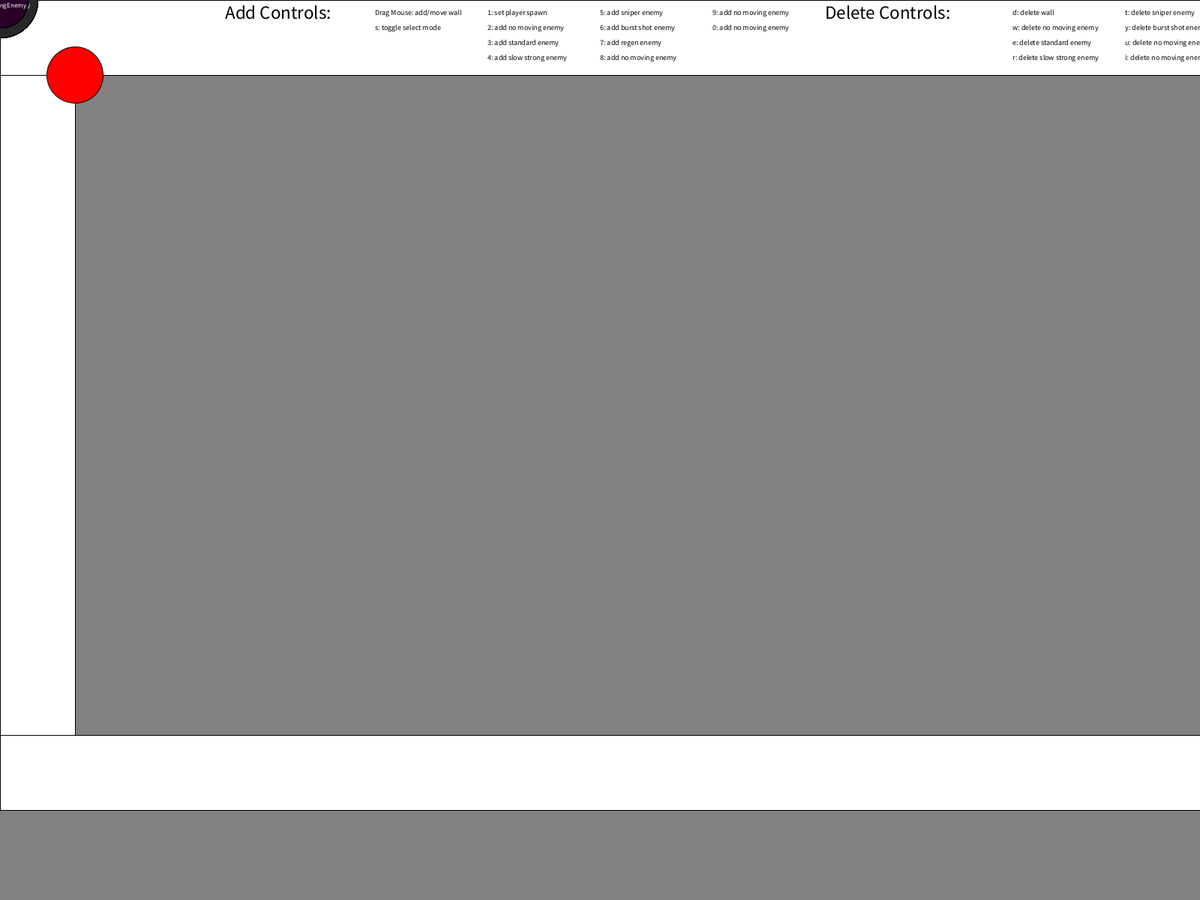
Frame 1 (no input)
Frame 60 (the mouse pressed at the canvas centre just before this capture): identical to frame 1, image omitted
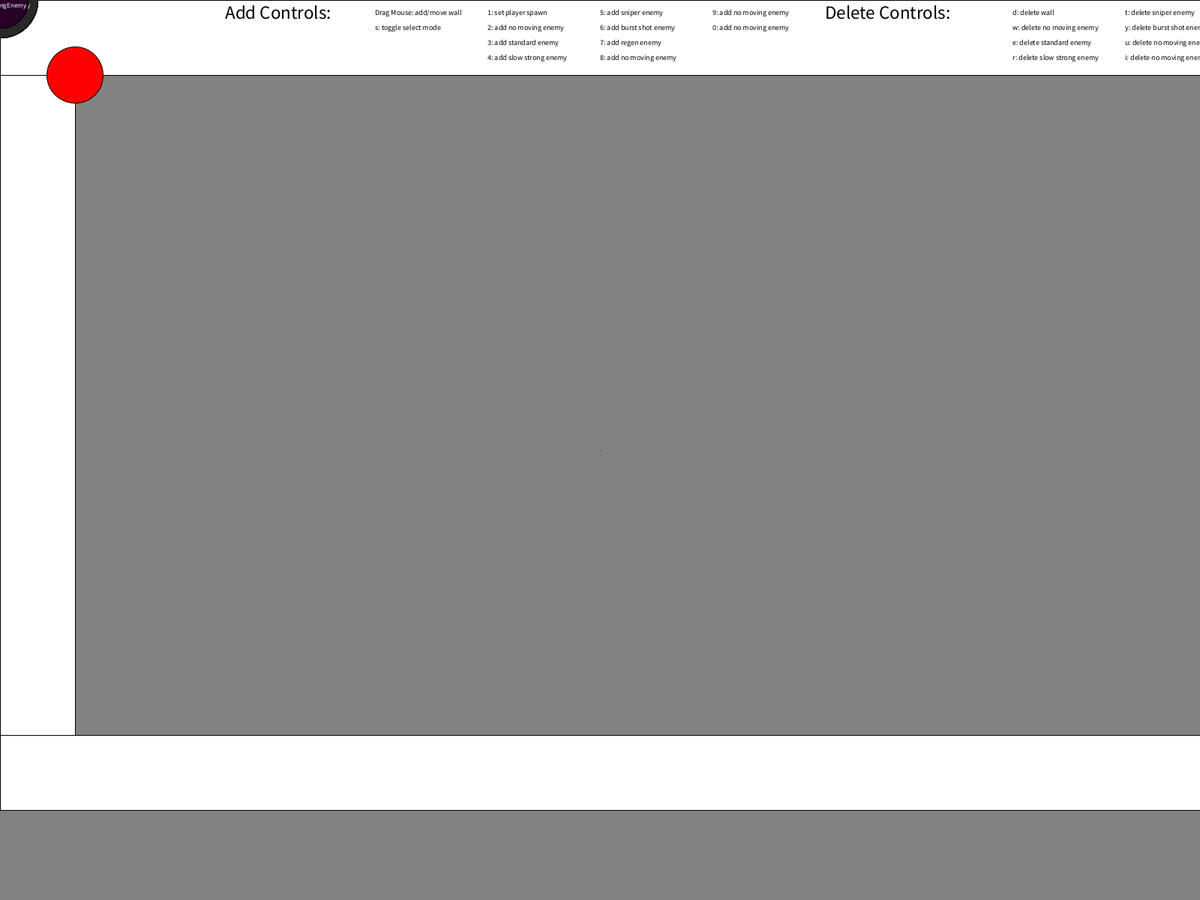
Frame 120 (the mouse held since frame 60 and released just before this capture)

The Processing sketch that drew these frames (run headless with seeded random() and noise(); from frame 60 on, the mouse is pressed at the canvas centre):

// Processing sketch: TankLevelCreator
// ── TankLevelCreator.pde
private boolean mousepress = false;

int[][] walls;
int wall_x;
int wall_x2;
int wall_y;
int wall_y2;
int wall_index = 3;

int my_spawn_x;
int my_spawn_y;
int[][][] tanks;
int spawn_x;
int spawn_y;
int tank_index1 = 0;
int tank_index2 = 0;
int tank_index3 = 0;
int tank_index4 = 0;
int tank_index5 = 0;
int tank_index6 = 0;
int tank_index7 = 0;
int tank_index8 = 0;
int tank_index9 = 0;

String num2KeyEnemy = "NoMovingEnemy";
String num3KeyEnemy = "StandardEnemy";
String num4KeyEnemy = "SlowStrongEnemy";
String num5KeyEnemy = "SniperEnemy";
String num6KeyEnemy = "BurstShotEnemy";
String num7KeyEnemy = "RegenEnemy";
String num8KeyEnemy = "NoMovingEnemy";
String num9KeyEnemy = "NoMovingEnemy";
String num0KeyEnemy = "NoMovingEnemy";

boolean select = false;
int original_mouseX;
int original_mouseY;

void setup()
{
  fullScreen();
  walls = new int[500][4];
  walls[0][0] = 0;
  walls[0][1] = 0;
  walls[0][2] = 100;
  walls[0][3] = 1080;
  
  walls[1][0] = 1820;
  walls[1][1] = 0;
  walls[1][2] = 100;
  walls[1][3] = 1080;
  
  walls[2][0] = 0;
  walls[2][1] = 0;
  walls[2][2] = 1920;
  walls[2][3] = 100;
  
  walls[3][0] = 0;
  walls[3][1] = 980;
  walls[3][2] = 1920;
  walls[3][3] = 100;
  
  my_spawn_x = 100;
  my_spawn_y = 100;
  
  tanks = new int[9][20][2]; //there are 9 types of tanks discluding the player, 20 max of each tank, 
  //tanks[0][0][0] = my_spawn_x;
  //tanks[0][0][1] = my_spawn_y;
}

void draw()
{
  background(130, 130, 130);  
  fill(255, 255, 255);
  if(select)
    fill(200, 200, 200);
  if(mousepress)
  {
    fill(255, 255, 255);
    rect(wall_x, wall_y, wall_x2 - wall_x, wall_y2 - wall_y);
  }
    
  for(int i = 0; i < walls.length; i++)
    rect(walls[i][0], walls[i][1], walls[i][2], walls[i][3]);
  
  
  fill(255, 0, 0);
  ellipse(my_spawn_x, my_spawn_y, 75, 75);
  
  for(int i = 0; i < tanks[0].length; i++)
  {
    fill(240, 240, 240);
    ellipse(tanks[0][i][0], tanks[0][i][1], 75, 75); //first tank type
    textSize(30);
    fill(0, 0, 0);
    text("2", tanks[0][i][0] - 10, tanks[0][i][1]);
    textSize(9);
    text(num2KeyEnemy, tanks[0][i][0] - 30, tanks[0][i][1] + 10);
  }
  
  for(int i = 0; i < tanks[1].length; i++)
  {
    fill(140, 140, 140);
    ellipse(tanks[1][i][0], tanks[1][i][1], 75, 75); //second tank type
    textSize(30);
    fill(0, 0, 0);
    text("3", tanks[1][i][0] - 10, tanks[1][i][1]);
    textSize(9);
    text(num3KeyEnemy, tanks[1][i][0] - 30, tanks[1][i][1] + 10);
  }

  for(int i = 0; i < tanks[2].length; i++)
  {
    fill(40, 40, 40);
    ellipse(tanks[2][i][0], tanks[2][i][1], 100, 100); //third tank type
    textSize(30);
    fill(255, 255, 255);
    text("4", tanks[2][i][0] - 10, tanks[2][i][1]);
    textSize(9);
    text(num4KeyEnemy, tanks[2][i][0] - 30, tanks[2][i][1] + 10);
  }
   
  for(int i = 0; i < tanks[3].length; i++)
  {
    fill(0, 240, 240);
    ellipse(tanks[3][i][0], tanks[3][i][1], 75, 75); //4th tank type
    textSize(30);
    fill(0, 0, 0);
    text("5", tanks[3][i][0] - 10, tanks[3][i][1]);
    textSize(9);
    text(num5KeyEnemy, tanks[3][i][0] - 30, tanks[3][i][1] + 10);
  }
    
  for(int i = 0; i < tanks[4].length; i++)
  {
    fill(0, 140, 140);
    ellipse(tanks[4][i][0], tanks[4][i][1], 75, 75); //5th tank type
    textSize(30);
    fill(255, 255, 255);
    text("6", tanks[4][i][0] - 10, tanks[4][i][1]);
    textSize(9);
    text(num6KeyEnemy, tanks[4][i][0] - 30, tanks[4][i][1] + 10);
  }

  for(int i = 0; i < tanks[5].length; i++)
  {
    fill(0, 40, 40);
    ellipse(tanks[5][i][0], tanks[5][i][1], 75, 75); //6th tank type
    textSize(30);
    fill(255, 255, 255);
    text("7", tanks[5][i][0] - 10, tanks[5][i][1]);
    textSize(9);
    text(num7KeyEnemy, tanks[5][i][0] - 30, tanks[5][i][1] + 10);
  }

  for(int i = 0; i < tanks[6].length; i++)
  {
    fill(240, 0, 240);
    ellipse(tanks[6][i][0], tanks[6][i][1], 75, 75); //7th tank type
    textSize(30);
    fill(255, 255, 255);
    text("8", tanks[6][i][0] - 10, tanks[6][i][1]);
    textSize(9);
    text(num8KeyEnemy, tanks[6][i][0] - 30, tanks[6][i][1] + 10);
  }
   
  for(int i = 0; i < tanks[7].length; i++)
  {
    fill(140, 0, 140);
    ellipse(tanks[7][i][0], tanks[7][i][1], 75, 75); //8th tank type
    textSize(30);
    fill(255, 255, 255);
    text("9", tanks[7][i][0] - 10, tanks[7][i][1]);
    textSize(9);
    text(num9KeyEnemy, tanks[7][i][0] - 30, tanks[7][i][1] + 10);
  }
    
  for(int i = 0; i < tanks[8].length; i++)
  {
    fill(40, 0, 40);
    ellipse(tanks[8][i][0], tanks[8][i][1], 75, 75); //9th tank type
    textSize(30);
    fill(255, 255, 255);
    text("0", tanks[8][i][0] - 10, tanks[8][i][1]);
    textSize(9);
    text(num0KeyEnemy, tanks[8][i][0] - 30, tanks[8][i][1] + 10);
  }


  textSize(25);
  fill(0, 0, 0);
  text("Add Controls:", 300, 25);
  textSize(10);
  text("Drag Mouse: add/move wall", 500, 20);
  text("s: toggle select mode", 500, 40);
  text("1: set player spawn", 650, 20);
  text("2: add no moving enemy", 650, 40);
  text("3: add standard enemy", 650, 60);
  text("4: add slow strong enemy", 650, 80);
  text("5: add sniper enemy", 800, 20);
  text("6: add burst shot enemy", 800, 40);
  text("7: add regen enemy", 800, 60);
  text("8: add no moving enemy", 800, 80);
  text("9: add no moving enemy", 950, 20);
  text("0: add no moving enemy", 950, 40);
  
  
  
  textSize(25);
  fill(0, 0, 0);
  text("Delete Controls:", 1100, 25);
  textSize(10);
  text("d: delete wall", 1350, 20);
  text("w: delete no moving enemy", 1350, 40);
  text("e: delete standard enemy", 1350, 60);
  text("r: delete slow strong enemy", 1350, 80);
  text("t: delete sniper enemy", 1500, 20);
  text("y: delete burst shot enemy", 1500, 40);
  text("u: delete no moving enemy", 1500, 60);
  text("i: delete no moving enemy", 1500, 80);
  text("o: delete no moving enemy", 1650, 20);
  text("p: delete no moving enemy", 1650, 40);
}

void mousePressed()
{
  if(!select) //don't run if select is on
  {
    wall_x = mouseX;
    wall_y = mouseY;
    wall_x2 = wall_x; //prevents a visual glitch
    wall_y2 = wall_y;  
    mousepress = true;
  }
  
  if(select)
  {
    original_mouseX = mouseX;
    original_mouseY = mouseY;
  }
}

void mouseReleased()
{
  if(!select) //do not run this if you are on select mode
  {
    mousepress = false;
    wall_index++; //originally 3
    
    //organizes the points and lengths so that they can be stored without negatives
    if(wall_x > wall_x2 && wall_y < wall_y2
    || wall_x < wall_x2 && wall_y > wall_y2)
    {
      int placeholder;
      placeholder = wall_y;
      wall_y = wall_y2;
      wall_y2 = placeholder;
    }
    
    if(wall_x > wall_x2 && wall_y > wall_y2)
    {
      int placeholder;
      placeholder = wall_x;
      wall_x = wall_x2;
      wall_x2 = placeholder;    
      
      placeholder = wall_y;
      wall_y = wall_y2;
      wall_y2 = placeholder;
    }
      
      
    walls[wall_index][0] = wall_x;
    walls[wall_index][1] = wall_y;
    walls[wall_index][2] = wall_x2 - wall_x;
    walls[wall_index][3] = wall_y2 - wall_y;
    
    for(int i = 0; i < 4; i++)//rounding the walls to the nearest 10 px
    {
      int remainder = walls[wall_index][i] % 10;
      if(remainder >= 5)
        walls[wall_index][i] += 10 - remainder;
      
      if( remainder < 5)
        walls[wall_index][i] -= remainder;
    }
  }
  
  if(select) //autocorrect the x and y coordinates when released
  {
    for(int i = 0; i < walls.length; i++)
    {
      for(int a = 0; a < 2; a++)//rounding the walls to the nearest 10 px
      {
        int remainder = walls[i][a] % 10;
        if(remainder >= 5)
          walls[i][a] += 10 - remainder;
        
        if( remainder < 5)
          walls[i][a] -= remainder;
      }
    }
  }
  
  System.out.println("//-------------------------------------------------------------------------------------------------------------------------------------------------------------------------------------------------------------------------------------------");
  System.out.printf("" + "\n" +
  "  public void generateLevel#()" + "\n" +
  "  {");
  
  System.out.printf("" + "\n" + 
  "    myUI.resetGame();" + "\n" + 
  "    this.num_of_walls = " + (wall_index + 1) + ";" + "\n" +
  "    float[][] walls = new float[" + (wall_index + 1) + "][4];" + "\n" +
  "    this.walls = walls; \n");
  //System.out.printf("    background_color[0] = 50; \n    background_color[1] = 50; \n    background_color[2] = 50; \n\n");
  
  for(int i = 0; i <= wall_index; i++)
  {
    System.out.printf("" + "\n" +
    "    {i = " + i + ";" + "\n" +
    "    wall_x = " + walls[i][0] + ";" + "\n" +
    "    wall_y = " + walls[i][1] + ";" + "\n" +
    "    wall_width = " + walls[i][2] + ";" + "\n" +
    "    wall_height = " + walls[i][3] + ";" + "\n" +
    "      walls[i][0] = width * wall_x / 1920; //x-coord" + "\n" +
    "      walls[i][1] = height * wall_y / 1080; //y cord" + "\n" +
    "      walls[i][2] = width *  wall_width / 1920;//width" + "\n" +
    "      walls[i][3] = height * wall_height / 1080;//length" + "\n" +
    "    }" + "\n");
  }
  
  System.out.printf("" + "\n" + 
  "    spawn_x = " + my_spawn_x + ";" + "\n" +
  "    spawn_y = " + my_spawn_y + ";" + "\n" +
  "      myTank.setSpawn(width * spawn_x / 1920, height * spawn_y / 1080);" + "\n");
  
  for(int i = 1; i <= tank_index1; i++)
    System.out.printf("" + "\n" + 
    "    spawn_x = " + tanks[0][i][0] + ";" + "\n" +
    "    spawn_y = " + tanks[0][i][1] + ";" + "\n" +
    "      enemyController.add" + num2KeyEnemy + "(width * spawn_x / 1920, height * spawn_y / 1080);" + "\n");
    
  for(int i = 1; i <= tank_index2; i++)
    System.out.printf("" + "\n" + 
    "    spawn_x = " + tanks[1][i][0] + ";" + "\n" +
    "    spawn_y = " + tanks[1][i][1] + ";" + "\n" +
    "      enemyController.add" + num3KeyEnemy + "(width * spawn_x / 1920, height * spawn_y / 1080);" + "\n");
    
  for(int i = 1; i <= tank_index3; i++)
    System.out.printf("" + "\n" + 
    "    spawn_x = " + tanks[2][i][0] + ";" + "\n" +
    "    spawn_y = " + tanks[2][i][1] + ";" + "\n" +
    "      enemyController.add" + num4KeyEnemy + "(width * spawn_x / 1920, height * spawn_y / 1080);" + "\n");
    
  for(int i = 1; i <= tank_index4; i++)
    System.out.printf("" + "\n" + 
    "    spawn_x = " + tanks[3][i][0] + ";" + "\n" +
    "    spawn_y = " + tanks[3][i][1] + ";" + "\n" +
    "      enemyController.add" + num5KeyEnemy + "(width * spawn_x / 1920, height * spawn_y / 1080);" + "\n");
    
  for(int i = 1; i <= tank_index5; i++)
    System.out.printf("" + "\n" + 
    "    spawn_x = " + tanks[4][i][0] + ";" + "\n" +
    "    spawn_y = " + tanks[4][i][1] + ";" + "\n" +
    "      enemyController.add" + num6KeyEnemy + "(width * spawn_x / 1920, height * spawn_y / 1080);" + "\n");
    
  for(int i = 1; i <= tank_index6; i++)
    System.out.printf("" + "\n" + 
    "    spawn_x = " + tanks[5][i][0] + ";" + "\n" +
    "    spawn_y = " + tanks[5][i][1] + ";" + "\n" +
    "      enemyController.add" + num7KeyEnemy + "(width * spawn_x / 1920, height * spawn_y / 1080);" + "\n");
    
  for(int i = 1; i <= tank_index7; i++)
    System.out.printf("" + "\n" + 
    "    spawn_x = " + tanks[6][i][0] + ";" + "\n" +
    "    spawn_y = " + tanks[6][i][1] + ";" + "\n" +
    "      enemyController.add" + num8KeyEnemy + "(width * spawn_x / 1920, height * spawn_y / 1080);" + "\n");
    
  for(int i = 1; i <= tank_index8; i++)
    System.out.printf("" + "\n" + 
    "    spawn_x = " + tanks[7][i][0] + ";" + "\n" +
    "    spawn_y = " + tanks[7][i][1] + ";" + "\n" +
    "      enemyController.add" + num9KeyEnemy + "(width * spawn_x / 1920, height * spawn_y / 1080);" + "\n");
    
  for(int i = 1; i <= tank_index9; i++)
    System.out.printf("" + "\n" + 
    "    spawn_x = " + tanks[8][i][0] + ";" + "\n" +
    "    spawn_y = " + tanks[8][i][1] + ";" + "\n" +
    "      enemyController.add" + num0KeyEnemy + "(width * spawn_x / 1920, height * spawn_y / 1080);" + "\n");
  
  System.out.println("  }");
}

void keyPressed()
{
  if(key == 'd' || key == 'D')
  {
    for(int i = 0; i < walls.length; i++)
    {
      if(walls[i][0] < mouseX && mouseX < walls[i][0] + walls[i][2]
      && walls[i][1] < mouseY && mouseY < walls[i][1] + walls[i][3])
      {
        walls[i][0] = 0;
        walls[i][1] = 0;
        walls[i][2] = 0;
        walls[i][3] = 0;
        if(wall_index + 1 > 4)
          wall_index--;
      }
    }
    
    for(int i = 0; i < walls.length - 1; i++)
    {
      if(walls[i][2] == 0 && walls[i][3] == 0)
      {
        walls[i][0] = walls[i+1][0];
        walls[i][1] = walls[i+1][1];
        walls[i][2] = walls[i+1][2];
        walls[i][3] = walls[i+1][3];
        if(!(i < walls.length - 1))
        {
          walls[i+1][0] = 0;
          walls[i+1][1] = 0;
          walls[i+1][2] = 0;
          walls[i+1][3] = 0;
        }
      }
    }
    

  }
  
  if(key == 'w' || key == 'W')
  {
    tanks[0][tank_index1][0] = 0;
    tanks[0][tank_index1][1] = 0;
    if(tank_index1 + 1 > 1)
      tank_index1--;
  }
  
  if(key == 'e' || key == 'E')
  {
    tanks[1][tank_index2][0] = 0;
    tanks[1][tank_index2][1] = 0;
    if(tank_index2 + 1 > 1)
      tank_index2--;
  }
  
  if(key == 'r' || key == 'R')
  {
    tanks[2][tank_index3][0] = 0;
    tanks[2][tank_index3][1] = 0;
    if(tank_index3 + 1 > 1)
      tank_index3--;
  }
  
  if(key == 't' || key == 'T')
  {
    tanks[3][tank_index4][0] = 0;
    tanks[3][tank_index4][1] = 0;
    if(tank_index4 + 1 > 1)
      tank_index4--;
  }
  
  if(key == 'y' || key == 'Y')
  {
    tanks[4][tank_index5][0] = 0;
    tanks[4][tank_index5][1] = 0;
    if(tank_index5 + 1 > 1)
      tank_index5--;
  }
  
  if(key == 'u' || key == 'U')
  {
    tanks[5][tank_index6][0] = 0;
    tanks[5][tank_index6][1] = 0;
    if(tank_index6 + 1 > 1)
      tank_index6--;
  }
  
  if(key == 'i' || key == 'I')
  {
    tanks[6][tank_index7][0] = 0;
    tanks[6][tank_index7][1] = 0;
    if(tank_index7 + 1 > 1)
      tank_index7--;
  }
  
  if(key == 'o' || key == 'O')
  {
    tanks[7][tank_index8][0] = 0;
    tanks[7][tank_index8][1] = 0;
    if(tank_index8 + 1 > 1)
      tank_index8--;
  }
  
  if(key == 'p' || key == 'P')
  {
    tanks[8][tank_index9][0] = 0;
    tanks[8][tank_index9][1] = 0;
    if(tank_index9 + 1 > 1)
      tank_index9--;
  }
  
  if(key == 's' || key == 'S')
  {
    if(select == false)
      select = true;
    else
      select = false;
  }
  
  if(key == '1')
  {
    my_spawn_x = mouseX;
    my_spawn_y = mouseY;
  }
  
  if(key == '2')
  {
    spawn_x = mouseX;
    spawn_y = mouseY;
    tank_index1++;
    tanks[0][tank_index1][0] = spawn_x;
    tanks[0][tank_index1][1] = spawn_y;
  }
  
  if(key == '3')
  {
    spawn_x = mouseX;
    spawn_y = mouseY;
    tank_index2++;
    tanks[1][tank_index2][0] = spawn_x;
    tanks[1][tank_index2][1] = spawn_y;
  }

  if(key == '4')
  {
    spawn_x = mouseX;
    spawn_y = mouseY;
    tank_index3++;
    tanks[2][tank_index3][0] = spawn_x;
    tanks[2][tank_index3][1] = spawn_y;
  }
  
  if(key == '5')
  {
    spawn_x = mouseX;
    spawn_y = mouseY;
    tank_index4++;
    tanks[3][tank_index4][0] = spawn_x;
    tanks[3][tank_index4][1] = spawn_y;
  }
  
  if(key == '6')
  {
    spawn_x = mouseX;
    spawn_y = mouseY;
    tank_index5++;
    tanks[4][tank_index5][0] = spawn_x;
    tanks[4][tank_index5][1] = spawn_y;
  }
  
  if(key == '7')
  {
    spawn_x = mouseX;
    spawn_y = mouseY;
    tank_index6++;
    tanks[5][tank_index6][0] = spawn_x;
    tanks[5][tank_index6][1] = spawn_y;
  }
  
  if(key == '8')
  {
    spawn_x = mouseX;
    spawn_y = mouseY;
    tank_index7++;
    tanks[6][tank_index7][0] = spawn_x;
    tanks[6][tank_index7][1] = spawn_y;
  }
  
  if(key == '9')
  {
    spawn_x = mouseX;
    spawn_y = mouseY;
    tank_index8++;
    tanks[7][tank_index8][0] = spawn_x;
    tanks[7][tank_index8][1] = spawn_y;
  }
  
  if(key == '0')
  {
    spawn_x = mouseX;
    spawn_y = mouseY;
    tank_index9++;
    tanks[8][tank_index9][0] = spawn_x;
    tanks[8][tank_index9][1] = spawn_y;
  }
  
  //prints the code to copy
  System.out.println("//-----------------------------------------------------------------------------------------------------------------------------------------------------------------------------------------------------------------------------------");
  System.out.printf("" + "\n" +
  "  public void generateLevel#()" + "\n" +
  "  {");
  
  System.out.printf("" + "\n" + 
  "    myUI.resetGame();" + "\n" + 
  "    this.num_of_walls = " + (wall_index + 1) + ";" + "\n" +
  "    float[][] walls = new float[" + (wall_index + 1) + "][4];" + "\n" +
  "    this.walls = walls;" + "\n");
  //System.out.printf("    background_color[0] = 50; \n    background_color[1] = 50; \n    background_color[2] = 50; \n\n");

  for(int i = 0; i <= wall_index; i++)
  {
    System.out.printf("" + "\n" +
    "    {i = " + i + ";" + "\n" +
    "    wall_x = " + walls[i][0] + ";" + "\n" +
    "    wall_y = " + walls[i][1] + ";" + "\n" +
    "    wall_width = " + walls[i][2] + ";" + "\n" +
    "    wall_height = " + walls[i][3] + ";" + "\n" +
    "      walls[i][0] = width * wall_x / 1920; //x-coord" + "\n" +
    "      walls[i][1] = height * wall_y / 1080; //y cord" + "\n" +
    "      walls[i][2] = width *  wall_width / 1920;//width" + "\n" +
    "      walls[i][3] = height * wall_height / 1080;//length" + "\n" +
    "    }" + "\n");
  }
  
  System.out.printf("" + "\n" + 
  "    spawn_x = " + my_spawn_x + ";" + "\n" +
  "    spawn_y = " + my_spawn_y + ";" + "\n" +
  "      myTank.setSpawn(width * spawn_x / 1920, height * spawn_y / 1080);" + "\n");
  
  for(int i = 1; i <= tank_index1; i++)
    System.out.printf("" + "\n" + 
    "    spawn_x = " + tanks[0][i][0] + ";" + "\n" +
    "    spawn_y = " + tanks[0][i][1] + ";" + "\n" +
    "      enemyController.add" + num2KeyEnemy + "(width * spawn_x / 1920, height * spawn_y / 1080);" + "\n");
    
  for(int i = 1; i <= tank_index2; i++)
    System.out.printf("" + "\n" + 
    "    spawn_x = " + tanks[1][i][0] + ";" + "\n" +
    "    spawn_y = " + tanks[1][i][1] + ";" + "\n" +
    "      enemyController.add" + num3KeyEnemy + "(width * spawn_x / 1920, height * spawn_y / 1080);" + "\n");
    
  for(int i = 1; i <= tank_index3; i++)
    System.out.printf("" + "\n" + 
    "    spawn_x = " + tanks[2][i][0] + ";" + "\n" +
    "    spawn_y = " + tanks[2][i][1] + ";" + "\n" +
    "      enemyController.add" + num4KeyEnemy + "(width * spawn_x / 1920, height * spawn_y / 1080);" + "\n");
    
  for(int i = 1; i <= tank_index4; i++)
    System.out.printf("" + "\n" + 
    "    spawn_x = " + tanks[3][i][0] + ";" + "\n" +
    "    spawn_y = " + tanks[3][i][1] + ";" + "\n" +
    "      enemyController.add" + num5KeyEnemy + "(width * spawn_x / 1920, height * spawn_y / 1080);" + "\n");
    
  for(int i = 1; i <= tank_index5; i++)
    System.out.printf("" + "\n" + 
    "    spawn_x = " + tanks[4][i][0] + ";" + "\n" +
    "    spawn_y = " + tanks[4][i][1] + ";" + "\n" +
    "      enemyController.add" + num6KeyEnemy + "(width * spawn_x / 1920, height * spawn_y / 1080);" + "\n");
    
  for(int i = 1; i <= tank_index6; i++)
    System.out.printf("" + "\n" + 
    "    spawn_x = " + tanks[5][i][0] + ";" + "\n" +
    "    spawn_y = " + tanks[5][i][1] + ";" + "\n" +
    "      enemyController.add" + num7KeyEnemy + "(width * spawn_x / 1920, height * spawn_y / 1080);" + "\n");
    
  for(int i = 1; i <= tank_index7; i++)
    System.out.printf("" + "\n" + 
    "    spawn_x = " + tanks[6][i][0] + ";" + "\n" +
    "    spawn_y = " + tanks[6][i][1] + ";" + "\n" +
    "      enemyController.add" + num8KeyEnemy + "(width * spawn_x / 1920, height * spawn_y / 1080);" + "\n");
    
  for(int i = 1; i <= tank_index8; i++)
    System.out.printf("" + "\n" + 
    "    spawn_x = " + tanks[7][i][0] + ";" + "\n" +
    "    spawn_y = " + tanks[7][i][1] + ";" + "\n" +
    "      enemyController.add" + num9KeyEnemy + "(width * spawn_x / 1920, height * spawn_y / 1080);" + "\n");
    
  for(int i = 1; i <= tank_index9; i++)
    System.out.printf("" + "\n" + 
    "    spawn_x = " + tanks[8][i][0] + ";" + "\n" +
    "    spawn_y = " + tanks[8][i][1] + ";" + "\n" +
    "      enemyController.add" + num0KeyEnemy + "(width * spawn_x / 1920, height * spawn_y / 1080);" + "\n");
  
  System.out.println("  }");
}

void mouseDragged()
{
  if(!select)
  {
    wall_x2 = mouseX;
    wall_y2 = mouseY;
  }
  
  if(select) //if selecting a wall is true
  {
    for(int i = 0; i < walls.length; i++)
    {
      fill(200, 200, 200);
      rect(walls[i][0], walls[i][1], walls[i][2], walls[i][3]);
      if(walls[i][0] < mouseX && mouseX < walls[i][0] + walls[i][2]
      && walls[i][1] < mouseY && mouseY < walls[i][1] + walls[i][3])
      {
        walls[i][0] += mouseX - original_mouseX;
        walls[i][1] += mouseY - original_mouseY;
        original_mouseX = mouseX;
        original_mouseY = mouseY;
      }
    }
  }
}
